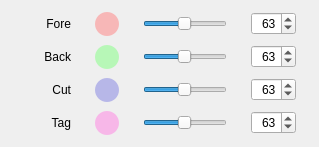
            <widget class="QProfile" name="tabColor">
             <property name="toolTip">
              <string>Color</string>
             </property>
             <attribute name="title">
              <string>Color</string>
             </attribute>
             <layout class="QVBoxLayout" name="verticalLayoutColor">
              <property name="spacing">
               <number>9</number>
              </property>
              <property name="topMargin">
               <number>12</number>
              </property>
              <property name="bottomMargin">
               <number>12</number>
              </property>
              <item>
               <widget class="QWidget" name="widgetColorFore" native="true">
                <property name="minimumSize">
                 <size>
                  <width>0</width>
                  <height>0</height>
                 </size>
                </property>
                <property name="maximumSize">
                 <size>
                  <width>16777215</width>
                  <height>32</height>
                 </size>
                </property>
                <layout class="QGridLayout" name="gridLayoutColorFore">
                 <property name="leftMargin">
                  <number>0</number>
                 </property>
                 <property name="topMargin">
                  <number>0</number>
                 </property>
                 <property name="rightMargin">
                  <number>12</number>
                 </property>
                 <property name="bottomMargin">
                  <number>0</number>
                 </property>
                 <property name="horizontalSpacing">
                  <number>24</number>
                 </property>
                 <property name="verticalSpacing">
                  <number>0</number>
                 </property>
                 <item row="0" column="1">
                  <widget class="QPushButton" name="pushButtonColorFore">
                   <property name="minimumSize">
                    <size>
                     <width>24</width>
                     <height>24</height>
                    </size>
                   </property>
                   <property name="maximumSize">
                    <size>
                     <width>24</width>
                     <height>24</height>
                    </size>
                   </property>
                   <property name="toolTip">
                    <string>255, 127, 127</string>
                   </property>
                   <property name="styleSheet">
                    <string notr="true">border-radius: 12px; background-color: rgba(255, 127, 127, 127);</string>
                   </property>
                   <property name="text">
                    <string/>
                   </property>
                  </widget>
                 </item>
                 <item row="0" column="0">
                  <widget class="QLabel" name="labelColorForeNote">
                   <property name="minimumSize">
                    <size>
                     <width>60</width>
                     <height>0</height>
                    </size>
                   </property>
                   <property name="maximumSize">
                    <size>
                     <width>60</width>
                     <height>16777215</height>
                    </size>
                   </property>
                   <property name="text">
                    <string>Fore</string>
                   </property>
                   <property name="alignment">
                    <set>Qt::AlignRight|Qt::AlignTrailing|Qt::AlignVCenter</set>
                   </property>
                  </widget>
                 </item>
                 <item row="0" column="2">
                  <widget class="QSlider" name="horizontalSliderColorFore">
                   <property name="maximum">
                    <number>255</number>
                   </property>
                   <property name="singleStep">
                    <number>1</number>
                   </property>
                   <property name="pageStep">
                    <number>10</number>
                   </property>
                   <property name="value">
                    <number>127</number>
                   </property>
                   <property name="orientation">
                    <enum>Qt::Horizontal</enum>
                   </property>
                  </widget>
                 </item>
                 <item row="0" column="3">
                  <widget class="QSpinBox" name="spinBoxColorFore">
                   <property name="minimumSize">
                    <size>
                     <width>45</width>
                     <height>0</height>
                    </size>
                   </property>
                   <property name="maximumSize">
                    <size>
                     <width>45</width>
                     <height>16777215</height>
                    </size>
                   </property>
                   <property name="alignment">
                    <set>Qt::AlignRight|Qt::AlignTrailing|Qt::AlignVCenter</set>
                   </property>
                   <property name="maximum">
                    <number>255</number>
                   </property>
                   <property name="singleStep">
                    <number>10</number>
                   </property>
                   <property name="value">
                    <number>63</number>
                   </property>
                  </widget>
                 </item>
                </layout>
               </widget>
              </item>
              <item>
               <widget class="QWidget" name="widgetColorBack" native="true">
                <property name="minimumSize">
                 <size>
                  <width>0</width>
                  <height>0</height>
                 </size>
                </property>
                <property name="maximumSize">
                 <size>
                  <width>16777215</width>
                  <height>32</height>
                 </size>
                </property>
                <layout class="QGridLayout" name="gridLayoutColorBack">
                 <property name="leftMargin">
                  <number>0</number>
                 </property>
                 <property name="topMargin">
                  <number>0</number>
                 </property>
                 <property name="rightMargin">
                  <number>12</number>
                 </property>
                 <property name="bottomMargin">
                  <number>0</number>
                 </property>
                 <property name="horizontalSpacing">
                  <number>24</number>
                 </property>
                 <property name="verticalSpacing">
                  <number>0</number>
                 </property>
                 <item row="0" column="2">
                  <widget class="QSlider" name="horizontalSliderColorBack">
                   <property name="maximum">
                    <number>255</number>
                   </property>
                   <property name="singleStep">
                    <number>1</number>
                   </property>
                   <property name="pageStep">
                    <number>10</number>
                   </property>
                   <property name="value">
                    <number>127</number>
                   </property>
                   <property name="orientation">
                    <enum>Qt::Horizontal</enum>
                   </property>
                  </widget>
                 </item>
                 <item row="0" column="1">
                  <widget class="QPushButton" name="pushButtonColorBack">
                   <property name="minimumSize">
                    <size>
                     <width>24</width>
                     <height>24</height>
                    </size>
                   </property>
                   <property name="maximumSize">
                    <size>
                     <width>24</width>
                     <height>24</height>
                    </size>
                   </property>
                   <property name="toolTip">
                    <string>127, 255, 127</string>
                   </property>
                   <property name="styleSheet">
                    <string notr="true">border-radius: 12px; background-color: rgba(127, 255, 127, 127);</string>
                   </property>
                   <property name="text">
                    <string/>
                   </property>
                  </widget>
                 </item>
                 <item row="0" column="0">
                  <widget class="QLabel" name="labelColorBackNote">
                   <property name="minimumSize">
                    <size>
                     <width>60</width>
                     <height>0</height>
                    </size>
                   </property>
                   <property name="maximumSize">
                    <size>
                     <width>60</width>
                     <height>16777215</height>
                    </size>
                   </property>
                   <property name="text">
                    <string>Back</string>
                   </property>
                   <property name="alignment">
                    <set>Qt::AlignRight|Qt::AlignTrailing|Qt::AlignVCenter</set>
                   </property>
                  </widget>
                 </item>
                 <item row="0" column="3">
                  <widget class="QSpinBox" name="spinBoxColorBack">
                   <property name="minimumSize">
                    <size>
                     <width>45</width>
                     <height>0</height>
                    </size>
                   </property>
                   <property name="maximumSize">
                    <size>
                     <width>45</width>
                     <height>16777215</height>
                    </size>
                   </property>
                   <property name="alignment">
                    <set>Qt::AlignRight|Qt::AlignTrailing|Qt::AlignVCenter</set>
                   </property>
                   <property name="maximum">
                    <number>255</number>
                   </property>
                   <property name="singleStep">
                    <number>10</number>
                   </property>
                   <property name="value">
                    <number>63</number>
                   </property>
                  </widget>
                 </item>
                </layout>
               </widget>
              </item>
              <item>
               <widget class="QWidget" name="widgetColorCut" native="true">
                <property name="minimumSize">
                 <size>
                  <width>0</width>
                  <height>0</height>
                 </size>
                </property>
                <property name="maximumSize">
                 <size>
                  <width>16777215</width>
                  <height>32</height>
                 </size>
                </property>
                <layout class="QGridLayout" name="gridLayoutColorCut">
                 <property name="leftMargin">
                  <number>0</number>
                 </property>
                 <property name="topMargin">
                  <number>0</number>
                 </property>
                 <property name="rightMargin">
                  <number>12</number>
                 </property>
                 <property name="bottomMargin">
                  <number>0</number>
                 </property>
                 <property name="horizontalSpacing">
                  <number>24</number>
                 </property>
                 <property name="verticalSpacing">
                  <number>0</number>
                 </property>
                 <item row="0" column="1">
                  <widget class="QPushButton" name="pushButtonColorCut">
                   <property name="minimumSize">
                    <size>
                     <width>24</width>
                     <height>24</height>
                    </size>
                   </property>
                   <property name="maximumSize">
                    <size>
                     <width>24</width>
                     <height>24</height>
                    </size>
                   </property>
                   <property name="toolTip">
                    <string>127, 127, 225</string>
                   </property>
                   <property name="styleSheet">
                    <string notr="true">border-radius: 12px; background-color: rgba(127, 127, 225, 127);</string>
                   </property>
                   <property name="text">
                    <string/>
                   </property>
                  </widget>
                 </item>
                 <item row="0" column="0">
                  <widget class="QLabel" name="labelColorCutNote">
                   <property name="minimumSize">
                    <size>
                     <width>60</width>
                     <height>0</height>
                    </size>
                   </property>
                   <property name="maximumSize">
                    <size>
                     <width>60</width>
                     <height>16777215</height>
                    </size>
                   </property>
                   <property name="text">
                    <string>Cut</string>
                   </property>
                   <property name="alignment">
                    <set>Qt::AlignRight|Qt::AlignTrailing|Qt::AlignVCenter</set>
                   </property>
                  </widget>
                 </item>
                 <item row="0" column="2">
                  <widget class="QSlider" name="horizontalSliderColorCut">
                   <property name="maximum">
                    <number>255</number>
                   </property>
                   <property name="singleStep">
                    <number>1</number>
                   </property>
                   <property name="pageStep">
                    <number>10</number>
                   </property>
                   <property name="value">
                    <number>127</number>
                   </property>
                   <property name="orientation">
                    <enum>Qt::Horizontal</enum>
                   </property>
                  </widget>
                 </item>
                 <item row="0" column="3">
                  <widget class="QSpinBox" name="spinBoxColorCut">
                   <property name="minimumSize">
                    <size>
                     <width>45</width>
                     <height>0</height>
                    </size>
                   </property>
                   <property name="maximumSize">
                    <size>
                     <width>45</width>
                     <height>16777215</height>
                    </size>
                   </property>
                   <property name="alignment">
                    <set>Qt::AlignRight|Qt::AlignTrailing|Qt::AlignVCenter</set>
                   </property>
                   <property name="maximum">
                    <number>255</number>
                   </property>
                   <property name="singleStep">
                    <number>10</number>
                   </property>
                   <property name="value">
                    <number>63</number>
                   </property>
                  </widget>
                 </item>
                </layout>
               </widget>
              </item>
              <item>
               <widget class="QWidget" name="widgetColorTag" native="true">
                <property name="minimumSize">
                 <size>
                  <width>0</width>
                  <height>0</height>
                 </size>
                </property>
                <property name="maximumSize">
                 <size>
                  <width>16777215</width>
                  <height>32</height>
                 </size>
                </property>
                <layout class="QGridLayout" name="gridLayoutColorTag">
                 <property name="leftMargin">
                  <number>0</number>
                 </property>
                 <property name="topMargin">
                  <number>0</number>
                 </property>
                 <property name="rightMargin">
                  <number>12</number>
                 </property>
                 <property name="bottomMargin">
                  <number>0</number>
                 </property>
                 <property name="horizontalSpacing">
                  <number>24</number>
                 </property>
                 <property name="verticalSpacing">
                  <number>0</number>
                 </property>
                 <item row="0" column="1">
                  <widget class="QPushButton" name="pushButtonColorTag">
                   <property name="minimumSize">
                    <size>
                     <width>24</width>
                     <height>24</height>
                    </size>
                   </property>
                   <property name="maximumSize">
                    <size>
                     <width>24</width>
                     <height>24</height>
                    </size>
                   </property>
                   <property name="toolTip">
                    <string>255, 127, 225</string>
                   </property>
                   <property name="styleSheet">
                    <string notr="true">border-radius: 12px; background-color: rgba(255, 127, 225, 127);</string>
                   </property>
                   <property name="text">
                    <string/>
                   </property>
                  </widget>
                 </item>
                 <item row="0" column="0">
                  <widget class="QLabel" name="labelColorTagNote">
                   <property name="minimumSize">
                    <size>
                     <width>60</width>
                     <height>0</height>
                    </size>
                   </property>
                   <property name="maximumSize">
                    <size>
                     <width>60</width>
                     <height>16777215</height>
                    </size>
                   </property>
                   <property name="text">
                    <string>Tag</string>
                   </property>
                   <property name="alignment">
                    <set>Qt::AlignRight|Qt::AlignTrailing|Qt::AlignVCenter</set>
                   </property>
                  </widget>
                 </item>
                 <item row="0" column="2">
                  <widget class="QSlider" name="horizontalSliderColorTag">
                   <property name="maximum">
                    <number>255</number>
                   </property>
                   <property name="singleStep">
                    <number>1</number>
                   </property>
                   <property name="pageStep">
                    <number>10</number>
                   </property>
                   <property name="value">
                    <number>127</number>
                   </property>
                   <property name="orientation">
                    <enum>Qt::Horizontal</enum>
                   </property>
                  </widget>
                 </item>
                 <item row="0" column="3">
                  <widget class="QSpinBox" name="spinBoxColorTag">
                   <property name="minimumSize">
                    <size>
                     <width>45</width>
                     <height>0</height>
                    </size>
                   </property>
                   <property name="maximumSize">
                    <size>
                     <width>45</width>
                     <height>16777215</height>
                    </size>
                   </property>
                   <property name="alignment">
                    <set>Qt::AlignRight|Qt::AlignTrailing|Qt::AlignVCenter</set>
                   </property>
                   <property name="maximum">
                    <number>255</number>
                   </property>
                   <property name="singleStep">
                    <number>10</number>
                   </property>
                   <property name="value">
                    <number>63</number>
                   </property>
                  </widget>
                 </item>
                </layout>
               </widget>
              </item>
             </layout>
            </widget>
